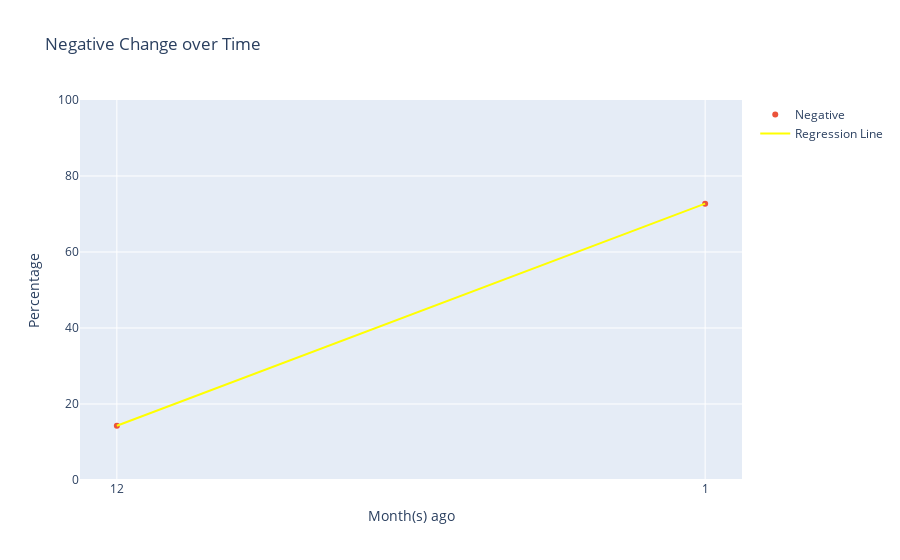

Here is the notebook cell this chart was saved with:
### Markdown cell above
## Subgraph

### Code cell
y_values = df_groupby_date_label['NEGATIVE']/df_groupby_date_label['TOTAL']*100

x_numeric = np.arange(len(df_groupby_date_label.index)).reshape(-1, 1)

model = LinearRegression()
model.fit(x_numeric, y_values)
line = model.predict(x_numeric)

hover_text = ['Y: {:.2f}%<br>Percent Change with previous month: {:.2f}%<br>Absolute Change with previous month: {:.2f}%'.format(y_values[i], (y_values[i]-y_values[i-1])/y_values[i-1]*100, y_values[i]-y_values[i-1]) if y_values[i]-y_values[i-1] <= 0 else 'Y: {:.2f}%<br>Percent Change with previous month: +{:.2f}%<br>Absolute Change with previous month: +{:.2f}%'.format(y_values[i], (y_values[i]-y_values[i-1])/y_values[i-1]*100, y_values[i]-y_values[i-1]) for i in range(1, len(y_values))]
hover_text.insert(0, 'Y: '+"{:.2f}".format(y_values[0])+'%<br>Percent Change with previous month: 0%<br>Absolute Change with previous month: 0%')

fig3 = go.Figure()
fig3.add_trace(go.Scatter(x=df_groupby_date_label.index,
                         y=y_values,
                         mode='markers',
                         marker=dict(color='#eb533a'),
                         name='Negative',
                         text=hover_text,
                         hovertemplate='%{text}<extra></extra>'))

fig3.add_trace(go.Scatter(x=df_groupby_date_label.index,
                         y=line,
                         mode='lines',
                         line=dict(color='yellow'),
                         name='Regression Line',
                         text=['Percentage Change over the whole period: {:.2f}%'.format(line[-1]-line[0]) if (line[-1]-line[0]) <= 0 else 'Percentage Change over the whole period: +{:.2f}%'.format(line[-1]-line[0]) for i in range(len(y_values))],
                         hovertemplate='%{text}<extra></extra>'))

fig3.update_layout(title='Negative Change over Time', xaxis_title='Month(s) ago', yaxis_title='Percentage', yaxis_range=[0,100])
fig3.show()

### Figure 1 — Plotly figure (JSON) as saved in the notebook; plotly's stock layout.template omitted (floating-point values rounded to 4 significant figures)
{"data": [{"hovertemplate": "%{text}<extra></extra>", "marker": {"color": "#eb533a"}, "mode": "markers", "name": "Negative", "text": ["Y: 14.29%<br>Percent Change with previous month: 0%<br>Absolute Change with previous month: 0%", "Y: 72.73%<br>Percent Change with previous month: +409.09%<br>Absolute Change with previous month: +58.44%"], "type": "scatter", "x": ["12", "1"], "y": [14.29, 72.73]}, {"hovertemplate": "%{text}<extra></extra>", "line": {"color": "yellow"}, "mode": "lines", "name": "Regression Line", "text": ["Percentage Change over the whole period: +58.44%", "Percentage Change over the whole period: +58.44%"], "type": "scatter", "x": ["12", "1"], "y": [14.29, 72.73]}], "layout": {"title": {"text": "Negative Change over Time"}, "xaxis": {"title": {"text": "Month(s) ago"}}, "yaxis": {"range": [0, 100], "title": {"text": "Percentage"}}}}
